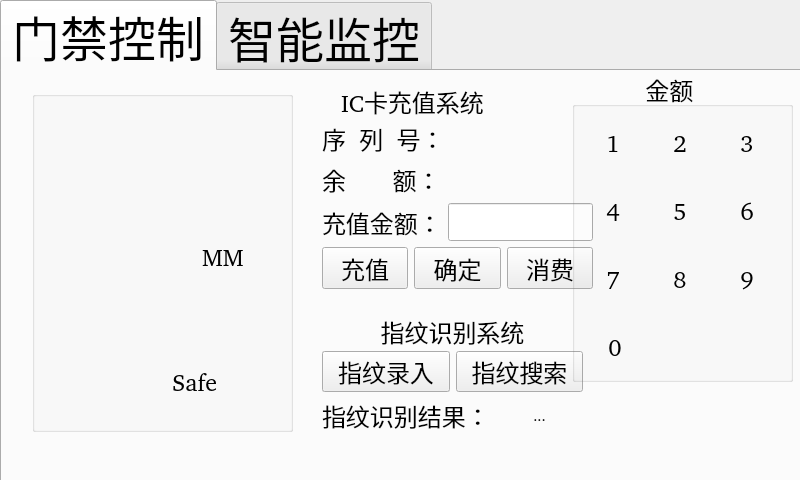
<?xml version="1.0" encoding="UTF-8"?>
<ui version="4.0">
 <class>FormLinkage</class>
 <widget class="QWidget" name="FormLinkage">
  <property name="geometry">
   <rect>
    <x>0</x>
    <y>0</y>
    <width>800</width>
    <height>480</height>
   </rect>
  </property>
  <property name="font">
   <font>
    <pointsize>12</pointsize>
   </font>
  </property>
  <property name="windowTitle">
   <string>Form</string>
  </property>
  <widget class="QTabWidget" name="tabWidget">
   <property name="geometry">
    <rect>
     <x>0</x>
     <y>0</y>
     <width>801</width>
     <height>501</height>
    </rect>
   </property>
   <property name="font">
    <font>
     <family>Bitstream Charter</family>
     <pointsize>36</pointsize>
     <weight>50</weight>
     <italic>false</italic>
     <bold>false</bold>
    </font>
   </property>
   <property name="focusPolicy">
    <enum>Qt::TabFocus</enum>
   </property>
   <property name="autoFillBackground">
    <bool>false</bool>
   </property>
   <property name="currentIndex">
    <number>0</number>
   </property>
   <property name="iconSize">
    <size>
     <width>16</width>
     <height>16</height>
    </size>
   </property>
   <widget class="QWidget" name="tabControl">
    <attribute name="title">
     <string>门禁控制</string>
    </attribute>
    <widget class="QGroupBox" name="statesBox">
     <property name="geometry">
      <rect>
       <x>30</x>
       <y>20</y>
       <width>261</width>
       <height>341</height>
      </rect>
     </property>
     <property name="font">
      <font>
       <pointsize>18</pointsize>
      </font>
     </property>
     <property name="focusPolicy">
      <enum>Qt::NoFocus</enum>
     </property>
     <property name="title">
      <string/>
     </property>
     <widget class="QLabel" name="labelTempIcon">
      <property name="geometry">
       <rect>
        <x>20</x>
        <y>20</y>
        <width>50</width>
        <height>50</height>
       </rect>
      </property>
      <property name="font">
       <font>
        <pointsize>72</pointsize>
       </font>
      </property>
      <property name="focusPolicy">
       <enum>Qt::NoFocus</enum>
      </property>
      <property name="text">
       <string/>
      </property>
      <property name="pixmap">
       <pixmap resource="image.qrc">:/image/icon/temp.png</pixmap>
      </property>
      <property name="scaledContents">
       <bool>true</bool>
      </property>
      <property name="alignment">
       <set>Qt::AlignCenter</set>
      </property>
     </widget>
     <widget class="QLabel" name="labelTemp">
      <property name="geometry">
       <rect>
        <x>90</x>
        <y>30</y>
        <width>67</width>
        <height>31</height>
       </rect>
      </property>
      <property name="font">
       <font>
        <family>URW Chancery L</family>
        <pointsize>18</pointsize>
        <italic>true</italic>
       </font>
      </property>
      <property name="focusPolicy">
       <enum>Qt::NoFocus</enum>
      </property>
      <property name="text">
       <string/>
      </property>
      <property name="alignment">
       <set>Qt::AlignCenter</set>
      </property>
     </widget>
     <widget class="QLabel" name="labelCentigrade">
      <property name="geometry">
       <rect>
        <x>160</x>
        <y>30</y>
        <width>61</width>
        <height>41</height>
       </rect>
      </property>
      <property name="font">
       <font>
        <pointsize>72</pointsize>
       </font>
      </property>
      <property name="focusPolicy">
       <enum>Qt::NoFocus</enum>
      </property>
      <property name="text">
       <string/>
      </property>
      <property name="pixmap">
       <pixmap resource="image.qrc">:/image/icon/sheshidu.png</pixmap>
      </property>
      <property name="scaledContents">
       <bool>true</bool>
      </property>
      <property name="alignment">
       <set>Qt::AlignCenter</set>
      </property>
     </widget>
     <widget class="QLabel" name="labelPercent">
      <property name="geometry">
       <rect>
        <x>170</x>
        <y>90</y>
        <width>41</width>
        <height>31</height>
       </rect>
      </property>
      <property name="font">
       <font>
        <pointsize>72</pointsize>
       </font>
      </property>
      <property name="focusPolicy">
       <enum>Qt::NoFocus</enum>
      </property>
      <property name="text">
       <string/>
      </property>
      <property name="pixmap">
       <pixmap resource="image.qrc">:/image/icon/percent.png</pixmap>
      </property>
      <property name="scaledContents">
       <bool>true</bool>
      </property>
      <property name="alignment">
       <set>Qt::AlignCenter</set>
      </property>
     </widget>
     <widget class="QLabel" name="labelHum">
      <property name="geometry">
       <rect>
        <x>90</x>
        <y>90</y>
        <width>67</width>
        <height>31</height>
       </rect>
      </property>
      <property name="font">
       <font>
        <family>URW Chancery L</family>
        <pointsize>18</pointsize>
        <italic>true</italic>
       </font>
      </property>
      <property name="focusPolicy">
       <enum>Qt::NoFocus</enum>
      </property>
      <property name="text">
       <string/>
      </property>
      <property name="alignment">
       <set>Qt::AlignCenter</set>
      </property>
     </widget>
     <widget class="QLabel" name="labelHumIcon">
      <property name="geometry">
       <rect>
        <x>20</x>
        <y>80</y>
        <width>50</width>
        <height>50</height>
       </rect>
      </property>
      <property name="font">
       <font>
        <pointsize>72</pointsize>
       </font>
      </property>
      <property name="focusPolicy">
       <enum>Qt::NoFocus</enum>
      </property>
      <property name="text">
       <string/>
      </property>
      <property name="pixmap">
       <pixmap resource="image.qrc">:/image/icon/hum.png</pixmap>
      </property>
      <property name="scaledContents">
       <bool>true</bool>
      </property>
      <property name="alignment">
       <set>Qt::AlignCenter</set>
      </property>
     </widget>
     <widget class="QLabel" name="labelUlt">
      <property name="geometry">
       <rect>
        <x>20</x>
        <y>144</y>
        <width>50</width>
        <height>50</height>
       </rect>
      </property>
      <property name="font">
       <font>
        <pointsize>72</pointsize>
       </font>
      </property>
      <property name="focusPolicy">
       <enum>Qt::NoFocus</enum>
      </property>
      <property name="text">
       <string/>
      </property>
      <property name="pixmap">
       <pixmap resource="image.qrc">:/image/buttonicon/buttonicon.png</pixmap>
      </property>
      <property name="scaledContents">
       <bool>true</bool>
      </property>
      <property name="alignment">
       <set>Qt::AlignCenter</set>
      </property>
      <property name="wordWrap">
       <bool>true</bool>
      </property>
     </widget>
     <widget class="QLabel" name="label">
      <property name="geometry">
       <rect>
        <x>90</x>
        <y>154</y>
        <width>71</width>
        <height>31</height>
       </rect>
      </property>
      <property name="text">
       <string/>
      </property>
     </widget>
     <widget class="QLabel" name="label_2">
      <property name="geometry">
       <rect>
        <x>170</x>
        <y>150</y>
        <width>51</width>
        <height>31</height>
       </rect>
      </property>
      <property name="text">
       <string>MM</string>
      </property>
     </widget>
     <widget class="QLabel" name="labelRfid">
      <property name="geometry">
       <rect>
        <x>20</x>
        <y>210</y>
        <width>50</width>
        <height>50</height>
       </rect>
      </property>
      <property name="font">
       <font>
        <pointsize>72</pointsize>
       </font>
      </property>
      <property name="focusPolicy">
       <enum>Qt::NoFocus</enum>
      </property>
      <property name="text">
       <string/>
      </property>
      <property name="pixmap">
       <pixmap resource="image.qrc">:/image/buttonicon/RFID.png</pixmap>
      </property>
      <property name="scaledContents">
       <bool>true</bool>
      </property>
      <property name="alignment">
       <set>Qt::AlignCenter</set>
      </property>
      <property name="wordWrap">
       <bool>true</bool>
      </property>
     </widget>
     <widget class="QLabel" name="RFID">
      <property name="geometry">
       <rect>
        <x>80</x>
        <y>210</y>
        <width>171</width>
        <height>41</height>
       </rect>
      </property>
      <property name="text">
       <string/>
      </property>
     </widget>
     <widget class="QLabel" name="labelSomeone">
      <property name="geometry">
       <rect>
        <x>20</x>
        <y>270</y>
        <width>50</width>
        <height>50</height>
       </rect>
      </property>
      <property name="font">
       <font>
        <pointsize>72</pointsize>
       </font>
      </property>
      <property name="focusPolicy">
       <enum>Qt::NoFocus</enum>
      </property>
      <property name="text">
       <string/>
      </property>
      <property name="pixmap">
       <pixmap resource="image.qrc">:/image/icon/someone.png</pixmap>
      </property>
      <property name="scaledContents">
       <bool>true</bool>
      </property>
      <property name="alignment">
       <set>Qt::AlignCenter</set>
      </property>
      <property name="wordWrap">
       <bool>true</bool>
      </property>
     </widget>
     <widget class="QLabel" name="someone">
      <property name="geometry">
       <rect>
        <x>80</x>
        <y>270</y>
        <width>171</width>
        <height>41</height>
       </rect>
      </property>
      <property name="text">
       <string>         Safe</string>
      </property>
     </widget>
    </widget>
    <widget class="QLabel" name="labelflame">
     <property name="geometry">
      <rect>
       <x>700</x>
       <y>190</y>
       <width>80</width>
       <height>80</height>
      </rect>
     </property>
     <property name="minimumSize">
      <size>
       <width>80</width>
       <height>80</height>
      </size>
     </property>
     <property name="maximumSize">
      <size>
       <width>80</width>
       <height>80</height>
      </size>
     </property>
     <property name="font">
      <font>
       <pointsize>72</pointsize>
      </font>
     </property>
     <property name="focusPolicy">
      <enum>Qt::NoFocus</enum>
     </property>
     <property name="text">
      <string/>
     </property>
     <property name="pixmap">
      <pixmap resource="image.qrc">:/image/icon/noSmoke.png</pixmap>
     </property>
     <property name="scaledContents">
      <bool>true</bool>
     </property>
     <property name="alignment">
      <set>Qt::AlignCenter</set>
     </property>
    </widget>
    <widget class="QLabel" name="labelLight">
     <property name="geometry">
      <rect>
       <x>700</x>
       <y>60</y>
       <width>80</width>
       <height>80</height>
      </rect>
     </property>
     <property name="minimumSize">
      <size>
       <width>80</width>
       <height>80</height>
      </size>
     </property>
     <property name="maximumSize">
      <size>
       <width>80</width>
       <height>80</height>
      </size>
     </property>
     <property name="font">
      <font>
       <pointsize>72</pointsize>
      </font>
     </property>
     <property name="focusPolicy">
      <enum>Qt::NoFocus</enum>
     </property>
     <property name="text">
      <string/>
     </property>
     <property name="pixmap">
      <pixmap resource="image.qrc">:/image/icon/liang.png</pixmap>
     </property>
     <property name="scaledContents">
      <bool>true</bool>
     </property>
     <property name="alignment">
      <set>Qt::AlignCenter</set>
     </property>
    </widget>
    <widget class="QPushButton" name="btnBack">
     <property name="geometry">
      <rect>
       <x>720</x>
       <y>320</y>
       <width>80</width>
       <height>80</height>
      </rect>
     </property>
     <property name="minimumSize">
      <size>
       <width>80</width>
       <height>80</height>
      </size>
     </property>
     <property name="maximumSize">
      <size>
       <width>80</width>
       <height>80</height>
      </size>
     </property>
     <property name="font">
      <font>
       <pointsize>72</pointsize>
      </font>
     </property>
     <property name="focusPolicy">
      <enum>Qt::NoFocus</enum>
     </property>
     <property name="text">
      <string/>
     </property>
     <property name="icon">
      <iconset resource="image.qrc">
       <normaloff>:/image/icon/back.png</normaloff>:/image/icon/back.png</iconset>
     </property>
     <property name="iconSize">
      <size>
       <width>80</width>
       <height>80</height>
      </size>
     </property>
     <property name="flat">
      <bool>true</bool>
     </property>
    </widget>
    <widget class="QLabel" name="label_4">
     <property name="geometry">
      <rect>
       <x>630</x>
       <y>260</y>
       <width>91</width>
       <height>31</height>
      </rect>
     </property>
     <property name="text">
      <string/>
     </property>
    </widget>
    <widget class="QLabel" name="label_3">
     <property name="geometry">
      <rect>
       <x>290</x>
       <y>10</y>
       <width>241</width>
       <height>41</height>
      </rect>
     </property>
     <property name="font">
      <font>
       <pointsize>18</pointsize>
      </font>
     </property>
     <property name="text">
      <string>IC卡充值系统</string>
     </property>
     <property name="alignment">
      <set>Qt::AlignCenter</set>
     </property>
    </widget>
    <widget class="QWidget" name="layoutWidget">
     <property name="geometry">
      <rect>
       <x>320</x>
       <y>280</y>
       <width>261</width>
       <height>82</height>
      </rect>
     </property>
     <layout class="QVBoxLayout" name="verticalLayout_2">
      <item>
       <layout class="QHBoxLayout" name="horizontalLayout_2">
        <item>
         <widget class="QPushButton" name="printRecord_2">
          <property name="font">
           <font>
            <pointsize>18</pointsize>
           </font>
          </property>
          <property name="autoFillBackground">
           <bool>true</bool>
          </property>
          <property name="text">
           <string notr="true">指纹录入</string>
          </property>
         </widget>
        </item>
        <item>
         <widget class="QPushButton" name="printsearch">
          <property name="font">
           <font>
            <pointsize>18</pointsize>
           </font>
          </property>
          <property name="text">
           <string>指纹搜索</string>
          </property>
         </widget>
        </item>
       </layout>
      </item>
      <item>
       <layout class="QHBoxLayout" name="horizontalLayout">
        <item>
         <widget class="QLabel" name="label_5">
          <property name="font">
           <font>
            <pointsize>18</pointsize>
           </font>
          </property>
          <property name="text">
           <string>指纹识别结果：</string>
          </property>
         </widget>
        </item>
        <item>
         <widget class="QLabel" name="label_f">
          <property name="font">
           <font>
            <pointsize>16</pointsize>
           </font>
          </property>
          <property name="acceptDrops">
           <bool>false</bool>
          </property>
          <property name="text">
           <string>&lt;!DOCTYPE HTML PUBLIC &quot;-//W3C//DTD HTML 4.0//EN&quot; &quot;http://www.w3.org/TR/REC-html40/strict.dtd&quot;&gt;
&lt;html&gt;&lt;head&gt;&lt;meta name=&quot;qrichtext&quot; content=&quot;1&quot; /&gt;&lt;style type=&quot;text/css&quot;&gt;
p, li { white-space: pre-wrap; }
&lt;/style&gt;&lt;/head&gt;&lt;body style=&quot; font-family:'Bitstream Charter'; font-size:16pt; font-weight:400; font-style:normal;&quot;&gt;
&lt;table border=&quot;0&quot; style=&quot;-qt-table-type: root; margin-top:4px; margin-bottom:4px; margin-left:4px; margin-right:4px;&quot;&gt;
&lt;tr&gt;
&lt;td style=&quot;border: none;&quot;&gt;
&lt;p align=&quot;center&quot; style=&quot; margin-top:0px; margin-bottom:0px; margin-left:0px; margin-right:0px; -qt-block-indent:0; text-indent:0px;&quot;&gt;&lt;span style=&quot; font-family:'Ubuntu'; font-size:11pt;&quot;&gt;...&lt;/span&gt;&lt;/p&gt;&lt;/td&gt;&lt;/tr&gt;&lt;/table&gt;&lt;/body&gt;&lt;/html&gt;</string>
          </property>
         </widget>
        </item>
       </layout>
      </item>
     </layout>
    </widget>
    <widget class="QWidget" name="layoutWidget">
     <property name="geometry">
      <rect>
       <x>320</x>
       <y>50</y>
       <width>271</width>
       <height>168</height>
      </rect>
     </property>
     <layout class="QVBoxLayout" name="verticalLayout_5">
      <item>
       <layout class="QHBoxLayout" name="horizontalLayout_14">
        <item>
         <widget class="QLabel" name="label_ID_Ex">
          <property name="font">
           <font>
            <pointsize>18</pointsize>
           </font>
          </property>
          <property name="text">
           <string>序  列  号：</string>
          </property>
         </widget>
        </item>
        <item>
         <widget class="QLabel" name="label_ID">
          <property name="font">
           <font>
            <pointsize>18</pointsize>
           </font>
          </property>
          <property name="text">
           <string/>
          </property>
         </widget>
        </item>
       </layout>
      </item>
      <item>
       <layout class="QHBoxLayout" name="horizontalLayout_13">
        <item>
         <widget class="QLabel" name="label_7">
          <property name="font">
           <font>
            <pointsize>18</pointsize>
           </font>
          </property>
          <property name="text">
           <string>余       额：</string>
          </property>
         </widget>
        </item>
        <item>
         <widget class="QLabel" name="labelPrice">
          <property name="font">
           <font>
            <pointsize>18</pointsize>
           </font>
          </property>
          <property name="text">
           <string/>
          </property>
         </widget>
        </item>
       </layout>
      </item>
      <item>
       <layout class="QHBoxLayout" name="horizontalLayout_12">
        <item>
         <widget class="QLabel" name="label_6">
          <property name="font">
           <font>
            <pointsize>18</pointsize>
           </font>
          </property>
          <property name="text">
           <string>充值金额：</string>
          </property>
         </widget>
        </item>
        <item>
         <widget class="QLineEdit" name="inputPrice">
          <property name="font">
           <font>
            <pointsize>18</pointsize>
           </font>
          </property>
         </widget>
        </item>
       </layout>
      </item>
      <item>
       <layout class="QHBoxLayout" name="horizontalLayout_11">
        <item>
         <widget class="QPushButton" name="enableInput">
          <property name="enabled">
           <bool>true</bool>
          </property>
          <property name="font">
           <font>
            <pointsize>18</pointsize>
           </font>
          </property>
          <property name="text">
           <string>充值</string>
          </property>
         </widget>
        </item>
        <item>
         <widget class="QPushButton" name="Recharge">
          <property name="enabled">
           <bool>true</bool>
          </property>
          <property name="font">
           <font>
            <pointsize>18</pointsize>
           </font>
          </property>
          <property name="text">
           <string>确定</string>
          </property>
         </widget>
        </item>
        <item>
         <widget class="QPushButton" name="Pay">
          <property name="enabled">
           <bool>true</bool>
          </property>
          <property name="font">
           <font>
            <pointsize>18</pointsize>
           </font>
          </property>
          <property name="text">
           <string>消费</string>
          </property>
         </widget>
        </item>
       </layout>
      </item>
     </layout>
    </widget>
    <widget class="QLabel" name="label_8">
     <property name="geometry">
      <rect>
       <x>330</x>
       <y>240</y>
       <width>241</width>
       <height>41</height>
      </rect>
     </property>
     <property name="font">
      <font>
       <pointsize>18</pointsize>
      </font>
     </property>
     <property name="text">
      <string>指纹识别系统</string>
     </property>
     <property name="alignment">
      <set>Qt::AlignCenter</set>
     </property>
    </widget>
    <widget class="QGroupBox" name="keyboard">
     <property name="geometry">
      <rect>
       <x>570</x>
       <y>0</y>
       <width>221</width>
       <height>311</height>
      </rect>
     </property>
     <property name="font">
      <font>
       <pointsize>18</pointsize>
      </font>
     </property>
     <property name="title">
      <string>           金额</string>
     </property>
     <widget class="QWidget" name="layoutWidget_4">
      <property name="geometry">
       <rect>
        <x>10</x>
        <y>40</y>
        <width>196</width>
        <height>268</height>
       </rect>
      </property>
      <layout class="QVBoxLayout" name="verticalLayout_6">
       <item>
        <layout class="QHBoxLayout" name="horizontalLayout_15">
         <item>
          <widget class="QToolButton" name="number_11">
           <property name="minimumSize">
            <size>
             <width>60</width>
             <height>60</height>
            </size>
           </property>
           <property name="maximumSize">
            <size>
             <width>60</width>
             <height>60</height>
            </size>
           </property>
           <property name="text">
            <string>1</string>
           </property>
           <property name="icon">
            <iconset resource="image.qrc">
             <normaloff>:/image/icon/10.6.png</normaloff>:/image/icon/10.6.png</iconset>
           </property>
           <property name="iconSize">
            <size>
             <width>60</width>
             <height>60</height>
            </size>
           </property>
           <property name="autoRaise">
            <bool>true</bool>
           </property>
          </widget>
         </item>
         <item>
          <widget class="QToolButton" name="number_12">
           <property name="minimumSize">
            <size>
             <width>60</width>
             <height>60</height>
            </size>
           </property>
           <property name="maximumSize">
            <size>
             <width>60</width>
             <height>60</height>
            </size>
           </property>
           <property name="text">
            <string>2</string>
           </property>
           <property name="icon">
            <iconset resource="image.qrc">
             <normaloff>:/image/icon/10.7.png</normaloff>:/image/icon/10.7.png</iconset>
           </property>
           <property name="iconSize">
            <size>
             <width>60</width>
             <height>60</height>
            </size>
           </property>
           <property name="autoRaise">
            <bool>true</bool>
           </property>
          </widget>
         </item>
         <item>
          <widget class="QToolButton" name="number_13">
           <property name="minimumSize">
            <size>
             <width>60</width>
             <height>60</height>
            </size>
           </property>
           <property name="maximumSize">
            <size>
             <width>60</width>
             <height>60</height>
            </size>
           </property>
           <property name="text">
            <string>3</string>
           </property>
           <property name="icon">
            <iconset resource="image.qrc">
             <normaloff>:/image/icon/10.8.png</normaloff>:/image/icon/10.8.png</iconset>
           </property>
           <property name="iconSize">
            <size>
             <width>60</width>
             <height>60</height>
            </size>
           </property>
           <property name="autoRaise">
            <bool>true</bool>
           </property>
          </widget>
         </item>
        </layout>
       </item>
       <item>
        <layout class="QHBoxLayout" name="horizontalLayout_16">
         <item>
          <widget class="QToolButton" name="number_14">
           <property name="minimumSize">
            <size>
             <width>60</width>
             <height>60</height>
            </size>
           </property>
           <property name="maximumSize">
            <size>
             <width>60</width>
             <height>60</height>
            </size>
           </property>
           <property name="text">
            <string>4</string>
           </property>
           <property name="icon">
            <iconset resource="image.qrc">
             <normaloff>:/image/icon/10.9.png</normaloff>:/image/icon/10.9.png</iconset>
           </property>
           <property name="iconSize">
            <size>
             <width>60</width>
             <height>60</height>
            </size>
           </property>
           <property name="autoRaise">
            <bool>true</bool>
           </property>
          </widget>
         </item>
         <item>
          <widget class="QToolButton" name="number_15">
           <property name="minimumSize">
            <size>
             <width>60</width>
             <height>60</height>
            </size>
           </property>
           <property name="maximumSize">
            <size>
             <width>60</width>
             <height>60</height>
            </size>
           </property>
           <property name="text">
            <string>5</string>
           </property>
           <property name="icon">
            <iconset resource="image.qrc">
             <normaloff>:/image/icon/10.10.png</normaloff>:/image/icon/10.10.png</iconset>
           </property>
           <property name="iconSize">
            <size>
             <width>60</width>
             <height>60</height>
            </size>
           </property>
           <property name="autoRaise">
            <bool>true</bool>
           </property>
          </widget>
         </item>
         <item>
          <widget class="QToolButton" name="number_16">
           <property name="minimumSize">
            <size>
             <width>60</width>
             <height>60</height>
            </size>
           </property>
           <property name="maximumSize">
            <size>
             <width>60</width>
             <height>60</height>
            </size>
           </property>
           <property name="text">
            <string>6</string>
           </property>
           <property name="icon">
            <iconset resource="image.qrc">
             <normaloff>:/image/icon/10.11.png</normaloff>:/image/icon/10.11.png</iconset>
           </property>
           <property name="iconSize">
            <size>
             <width>60</width>
             <height>60</height>
            </size>
           </property>
           <property name="popupMode">
            <enum>QToolButton::DelayedPopup</enum>
           </property>
           <property name="autoRaise">
            <bool>true</bool>
           </property>
          </widget>
         </item>
        </layout>
       </item>
       <item>
        <layout class="QHBoxLayout" name="horizontalLayout_17">
         <item>
          <widget class="QToolButton" name="number_17">
           <property name="minimumSize">
            <size>
             <width>60</width>
             <height>60</height>
            </size>
           </property>
           <property name="maximumSize">
            <size>
             <width>60</width>
             <height>60</height>
            </size>
           </property>
           <property name="text">
            <string>7</string>
           </property>
           <property name="icon">
            <iconset resource="image.qrc">
             <normaloff>:/image/icon/10.12.png</normaloff>:/image/icon/10.12.png</iconset>
           </property>
           <property name="iconSize">
            <size>
             <width>60</width>
             <height>60</height>
            </size>
           </property>
           <property name="autoRaise">
            <bool>true</bool>
           </property>
          </widget>
         </item>
         <item>
          <widget class="QToolButton" name="number_18">
           <property name="minimumSize">
            <size>
             <width>60</width>
             <height>60</height>
            </size>
           </property>
           <property name="maximumSize">
            <size>
             <width>60</width>
             <height>60</height>
            </size>
           </property>
           <property name="text">
            <string>8</string>
           </property>
           <property name="icon">
            <iconset resource="image.qrc">
             <normaloff>:/image/icon/10.13.png</normaloff>:/image/icon/10.13.png</iconset>
           </property>
           <property name="iconSize">
            <size>
             <width>60</width>
             <height>60</height>
            </size>
           </property>
           <property name="autoRaise">
            <bool>true</bool>
           </property>
          </widget>
         </item>
         <item>
          <widget class="QToolButton" name="number_19">
           <property name="minimumSize">
            <size>
             <width>60</width>
             <height>60</height>
            </size>
           </property>
           <property name="maximumSize">
            <size>
             <width>60</width>
             <height>60</height>
            </size>
           </property>
           <property name="text">
            <string>9</string>
           </property>
           <property name="icon">
            <iconset resource="image.qrc">
             <normaloff>:/image/icon/10.14.png</normaloff>:/image/icon/10.14.png</iconset>
           </property>
           <property name="iconSize">
            <size>
             <width>60</width>
             <height>60</height>
            </size>
           </property>
           <property name="autoRaise">
            <bool>true</bool>
           </property>
          </widget>
         </item>
        </layout>
       </item>
       <item>
        <layout class="QHBoxLayout" name="horizontalLayout_18">
         <item>
          <widget class="QToolButton" name="number_0">
           <property name="minimumSize">
            <size>
             <width>60</width>
             <height>60</height>
            </size>
           </property>
           <property name="maximumSize">
            <size>
             <width>60</width>
             <height>60</height>
            </size>
           </property>
           <property name="text">
            <string>0</string>
           </property>
           <property name="icon">
            <iconset resource="image.qrc">
             <normaloff>:/image/icon/10.5.png</normaloff>:/image/icon/10.5.png</iconset>
           </property>
           <property name="iconSize">
            <size>
             <width>60</width>
             <height>60</height>
            </size>
           </property>
           <property name="autoRaise">
            <bool>true</bool>
           </property>
          </widget>
         </item>
         <item>
          <widget class="QPushButton" name="backspace_3">
           <property name="minimumSize">
            <size>
             <width>120</width>
             <height>60</height>
            </size>
           </property>
           <property name="maximumSize">
            <size>
             <width>120</width>
             <height>60</height>
            </size>
           </property>
           <property name="text">
            <string/>
           </property>
           <property name="icon">
            <iconset resource="image.qrc">
             <normaloff>:/image/icon/backspace.png</normaloff>:/image/icon/backspace.png</iconset>
           </property>
           <property name="iconSize">
            <size>
             <width>120</width>
             <height>60</height>
            </size>
           </property>
           <property name="flat">
            <bool>true</bool>
           </property>
          </widget>
         </item>
        </layout>
       </item>
      </layout>
     </widget>
    </widget>
   </widget>
   <widget class="QWidget" name="tabSecurity">
    <attribute name="title">
     <string>智能监控</string>
    </attribute>
    <widget class="QLabel" name="labelVideo">
     <property name="geometry">
      <rect>
       <x>-10</x>
       <y>0</y>
       <width>691</width>
       <height>411</height>
      </rect>
     </property>
     <property name="font">
      <font>
       <family>Bitstream Charter</family>
       <pointsize>18</pointsize>
      </font>
     </property>
     <property name="text">
      <string>Video</string>
     </property>
     <property name="alignment">
      <set>Qt::AlignCenter</set>
     </property>
    </widget>
    <widget class="QPushButton" name="btnBack2">
     <property name="geometry">
      <rect>
       <x>720</x>
       <y>320</y>
       <width>80</width>
       <height>80</height>
      </rect>
     </property>
     <property name="minimumSize">
      <size>
       <width>80</width>
       <height>80</height>
      </size>
     </property>
     <property name="maximumSize">
      <size>
       <width>80</width>
       <height>80</height>
      </size>
     </property>
     <property name="font">
      <font>
       <pointsize>72</pointsize>
      </font>
     </property>
     <property name="focusPolicy">
      <enum>Qt::NoFocus</enum>
     </property>
     <property name="text">
      <string/>
     </property>
     <property name="icon">
      <iconset resource="image.qrc">
       <normaloff>:/image/icon/back.png</normaloff>:/image/icon/back.png</iconset>
     </property>
     <property name="iconSize">
      <size>
       <width>80</width>
       <height>80</height>
      </size>
     </property>
     <property name="autoRepeatDelay">
      <number>300</number>
     </property>
     <property name="flat">
      <bool>true</bool>
     </property>
    </widget>
    <widget class="QWidget" name="layoutWidget">
     <property name="geometry">
      <rect>
       <x>700</x>
       <y>110</y>
       <width>82</width>
       <height>168</height>
      </rect>
     </property>
     <layout class="QVBoxLayout" name="verticalLayout">
      <item>
       <widget class="QPushButton" name="b_stop">
        <property name="minimumSize">
         <size>
          <width>80</width>
          <height>80</height>
         </size>
        </property>
        <property name="maximumSize">
         <size>
          <width>80</width>
          <height>80</height>
         </size>
        </property>
        <property name="text">
         <string/>
        </property>
        <property name="icon">
         <iconset resource="image.qrc">
          <normaloff>:/image/icon/videoOff.png</normaloff>:/image/icon/videoOff.png</iconset>
        </property>
        <property name="iconSize">
         <size>
          <width>80</width>
          <height>80</height>
         </size>
        </property>
        <property name="flat">
         <bool>true</bool>
        </property>
       </widget>
      </item>
      <item>
       <widget class="QPushButton" name="b_capture">
        <property name="minimumSize">
         <size>
          <width>80</width>
          <height>80</height>
         </size>
        </property>
        <property name="maximumSize">
         <size>
          <width>65</width>
          <height>65</height>
         </size>
        </property>
        <property name="autoFillBackground">
         <bool>false</bool>
        </property>
        <property name="text">
         <string/>
        </property>
        <property name="icon">
         <iconset resource="image.qrc">
          <normaloff>:/image/icon/maera4.png</normaloff>:/image/icon/maera4.png</iconset>
        </property>
        <property name="iconSize">
         <size>
          <width>80</width>
          <height>80</height>
         </size>
        </property>
        <property name="flat">
         <bool>true</bool>
        </property>
       </widget>
      </item>
     </layout>
    </widget>
    <zorder>btnBack2</zorder>
    <zorder>layoutWidget</zorder>
    <zorder>labelVideo</zorder>
   </widget>
  </widget>
 </widget>
 <resources>
  <include location="image.qrc"/>
 </resources>
 <connections/>
</ui>
